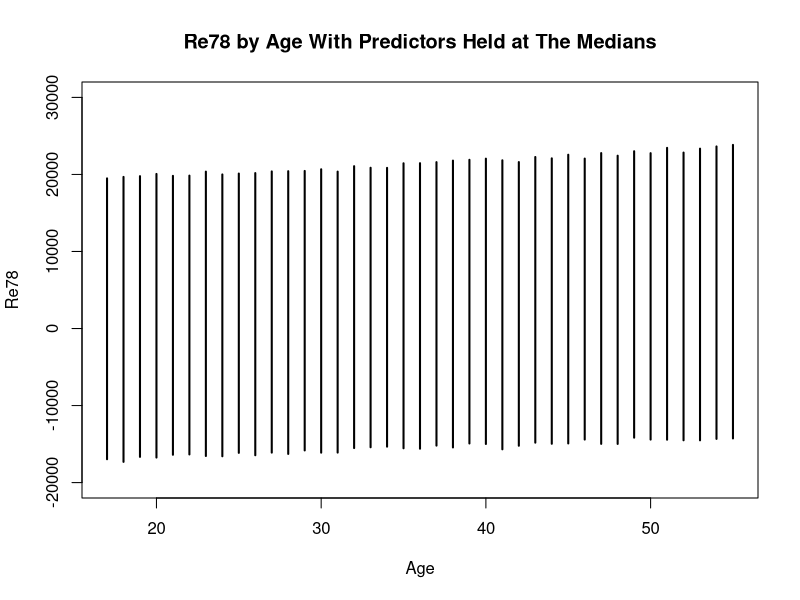

Generate this figure with R:
library(Matching)
library('arm')
data(lalonde)

lalonde$age_squared <- lalonde$age^2

# both treated and control
lalonde.control <- lalonde[which(lalonde$treat == 0), ]
lalonde.treat <- lalonde[which(lalonde$treat == 1), ]

# Fit the regression model
lm.lalonde <- lm(re78 ~ age + age_squared + educ + treat + treat * age + re74 + re75, data = lalonde)
summary(lm.lalonde)

# Simulate
set.seed(123)
iterations <- 10000
sim.lalonde <- sim(lm.lalonde, n.sims = iterations)

# Predict re78 for every unit of age for every set of coefficients holding at the medians
treat.effect <- matrix(NA, nrow = iterations, ncol = length(
  min(lalonde$age):max(lalonde$age)))

# Medians for control variables
median.educ_control <- median(lalonde.control$educ)
median.re74_control <- median(lalonde.control$re74)
median.re75_control <- median(lalonde.control$re75)

# Medians for treated variables
median.educ_treated <- median(lalonde.treat$educ)
median.re74_treated <- median(lalonde.treat$re74)
median.re75_treated <- median(lalonde.treat$re75)

for (a in min(lalonde$age):max(lalonde$age)) {
  X.treat <- c(1, a, a^2, median.educ_treated, 1, median.re74_treated, median.re75_treated, 1*a)
  X.control <- c(1, a, a^2, median.educ_control, 0, median.re74_control, median.re75_control, 0*a)
  for(i in 1:iterations) {
    treat.effect[i, a + 1 - min(lalonde$age)] <- (sum(X.treat*sim.lalonde@coef[i, ]) + rnorm(1, 0, sim.lalonde@sigma[i])) - 
      (sum(X.control*sim.lalonde@coef[i, ]) + rnorm(1, 0, sim.lalonde@sigma[i])) 
  }
}

# Confidence intervals and tables
conf.intervals_median_te <- apply(treat.effect, 2, quantile, probs = c(0.025, 0.975))
table_median_treat_te <- t(data.frame(conf.intervals_median_te))
colnames(table_median_treat_te) <- c("Median PI Lower Bound", "Median PI Upper Bound")
table_median_treat_te <- data.frame(table_median_treat_te, median.educ_treated - median.educ_control, 
                                  median.re74_treated - median.re74_control, 
                                  median.re75_treated - median.re75_control)
rownames(table_median_treat_te) <- min(lalonde$age):max(lalonde$age)
table_median_treat_te
View(table_median_treat_te)


plot(x = c(1:100), y = c(1:100), type = "n", 
     xlim = c(min(lalonde$age),max(lalonde$age)), 
     ylim = c(-20000, 30000), 
     main = "Re78 by Age With Predictors Held at The Medians", xlab = "Age", 
     ylab = "Re78")

for (age in min(lalonde$age):max(lalonde$age)) {
  segments(
    x0 = age,
    y0 = conf.intervals_median_te[1, age - min(lalonde$age) + 1],
    x1 = age,
    y1 = conf.intervals_median_te[2, age - min(lalonde$age) + 1],
    lwd = 2)
}
